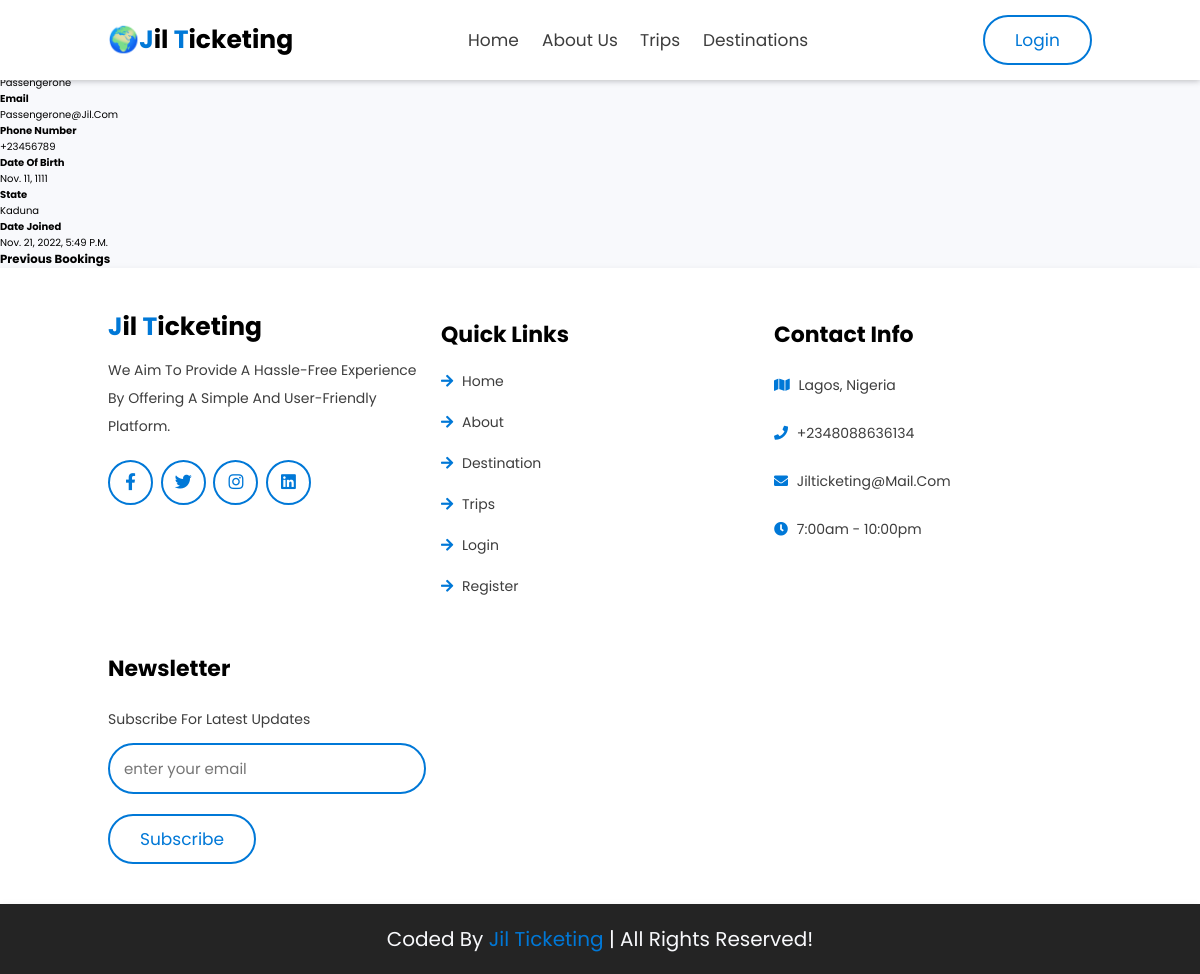
/profile (signed in), run on the app's committed database.
### accounts/models.py (models this page shows, shortened)
class User(AbstractBaseUser):
    first_name = models.CharField(verbose_name="first name", max_length=50)
    last_name = models.CharField(verbose_name="last name", max_length=50)
    username = models.CharField(verbose_name="username", max_length=50, unique=True)
    email = models.EmailField(verbose_name="email", max_length=50, unique=True)
    phone_number = models.CharField(
        verbose_name="phone number", max_length=50, blank=True, null=True, unique=True
    )
    date_of_birth = models.DateField(
        verbose_name="Date of Birth", null=True, blank=True
    )
    state = models.CharField(verbose_name="state", max_length=50)
    date_joined = models.DateTimeField(verbose_name="date joined", auto_now_add=True)
    last_login = models.DateField(verbose_name="last login", auto_now=True)
    is_admin = models.BooleanField(default=False)
    is_superuser = models.BooleanField(default=False)
    is_staff = models.BooleanField(default=False)
    is_active = models.BooleanField(default=True)
    hide_email = models.BooleanField(default=True)
    objects = MyAccountManager()
    USERNAME_FIELD = "email"
    REQUIRED_FIELDS = ["username"]
    """def profile_image_filename(self):
        return str(self.profile_image)
         [str(self.profile_image).index(f"profile_images/{self.pk}/"):]
    """

### accounts/views.py (the view)
# urls.py: path("profile", views.ProfileView, name="profile"),
@login_required(login_url="login")
def ProfileView(request):
    user = request.user
    bookings = Booking.objects.filter(user_id=user.id)
    context = {"bookings": bookings, "user": user}
    return render(request, "accounts/profile.html", context)

### templates/accounts/profile.html (shortened to what this page needs)
{% extends "main.html" %}
{% load static %}
{% block content %}
<h1>{{user.username}} PROFILE</h1>
<h5>Full Name</h5>
<p>{{user.first_name}} {{user.last_name}}</p>
<h4>Username</h4>
<p>{{user.username}}</p>
<h4>Email</h4>
<p>{{user.email}}</p>
<h4>Phone Number</h4>
<p>{{user.phone_number}}</p>
<h4>Date of Birth</h4>
<p>{{user.date_of_birth}}</p>
<h4>State</h4>
<p>{{user.state}}</p>
<h4>Date Joined</h4>
<p>{{user.date_joined}}</p>
<h3> Previous Bookings </h3>
 {% endblock content %}

### static/styles/index.css (style rules this page uses)
* { font-family: 'Poppins', sans-serif; margin: 0; padding: 0; -webkit-box-sizing: border-box; box-sizing: border-box; outline: none; border: none; text-decoration: none; text-transform: capitalize; -webkit-transition: all .2s linear; transition: all .2s linear; }
html { font-size: 62.5%; overflow-x: hidden; scroll-behavior: smooth; scroll-padding-top: 9rem; }
body { background: #f8f9fc; overflow-x: hidden; }

### data on the page
User: username "Passengerone", email "Passengerone@jil.com", phone_number "+23456789", date_of_birth "Nov. 11, 1111", state "Kaduna", date_joined "Nov. 21, 2022, 5:49 P.m."
